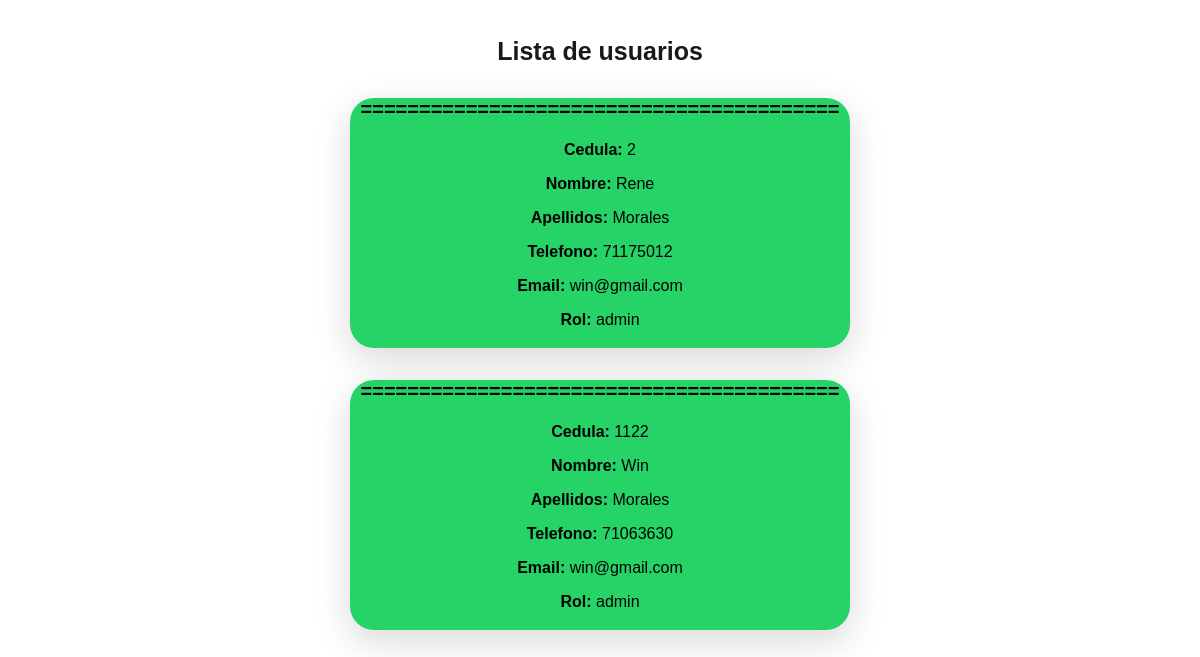
The page /listar-usuario.php on the database as committed earlier.
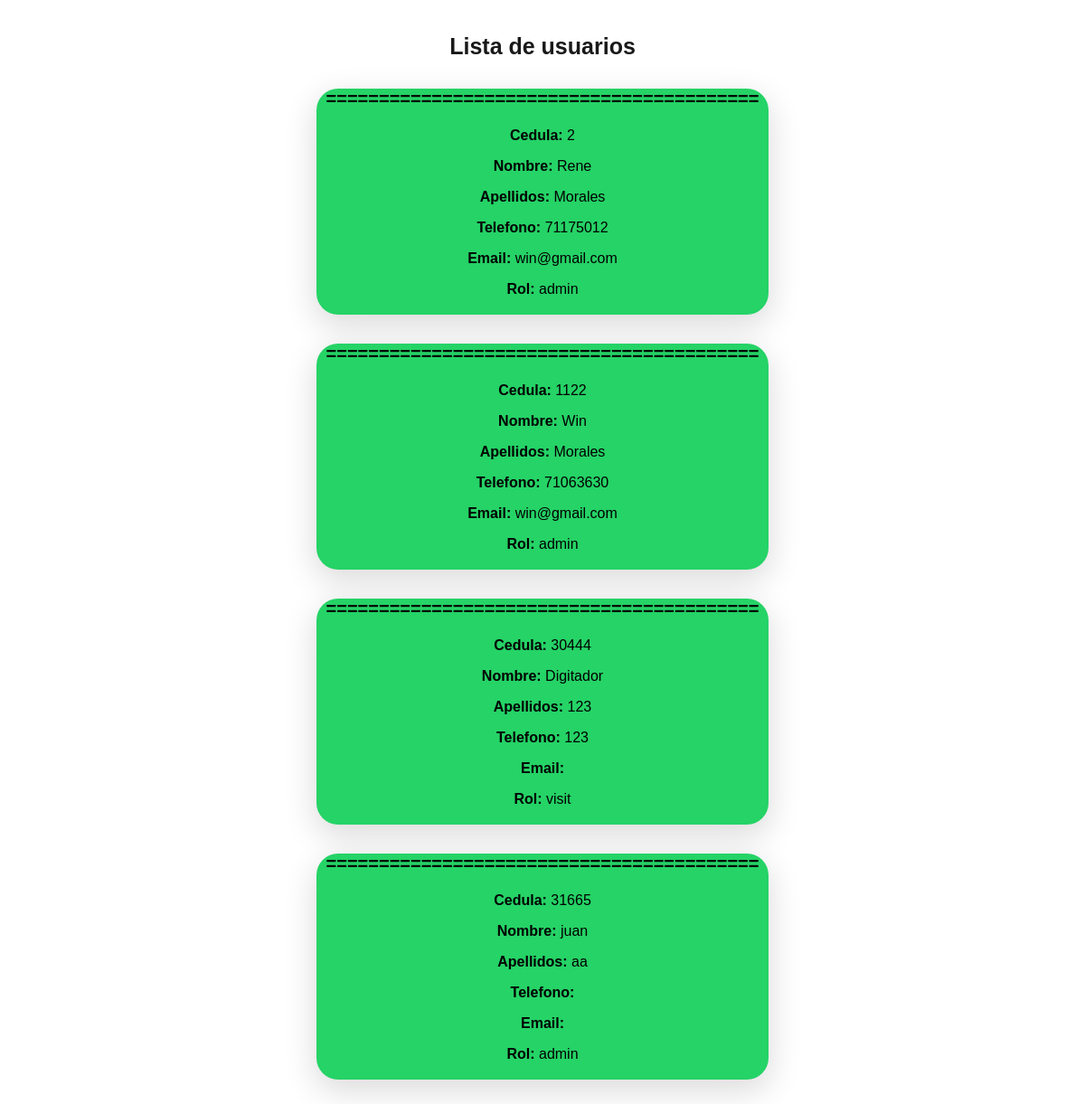
The same page on the database as committed later.
### tables this page shows
CREATE TABLE `usuarios` (
  `IdUsuario` int(5) NOT NULL,
  `Cedula` varchar(25) NOT NULL,
  `Nombre` varchar(25) NOT NULL,
  `Apellido` varchar(25) NOT NULL,
  `Telefono` varchar(10) NOT NULL,
  `Email` varchar(30) NOT NULL,
  `Usuario` varchar(25) NOT NULL,
  `Contrasena` varchar(32) NOT NULL,
  `Rol` varchar(10) NOT NULL
);

### Clases/ClaseUsuario.php (called while the page is built, shortened)
<?php
class ClaseUsuario {
    function ListarUsuarios() {
        require './conexion/bdferre.php';
        $retorno = array();
        $sql = "SELECT * FROM usuarios";
        $resultado = $mysql->query($sql);
        if ($resultado->num_rows > 0) {
            $retorno["valido"] = true;
            $usuarios = array();
            while ($usuario = $resultado->fetch_assoc()) {
                array_push($usuarios, $usuario);
            }
            $retorno["usuarios"] = $usuarios;
        } else {
            $retorno["valido"] = false;
        }
        return $retorno;
    }
}

### listar-usuario.php (the view, shortened to what this page needs)
<?php
require './Clases/ClaseUsuario.php';
$Usuario = new ClaseUsuario();
?>
<!DOCTYPE html>
<html>
    <head>
        <link href="css/listar.css" rel="stylesheet" type="text/css"/>
    </head>
    <body>
        <h1 class="titulo" align="center">Lista de usuarios</h1>
        <?php
        $resultado = $Usuario->ListarUsuarios();
        if ($resultado["valido"]) {
            foreach ($resultado["usuarios"] as $usuario) {
                echo "<div class=main>";
                echo "<p class=plistaborde align=center>=========================================</p>";
                echo "<p class=plista align=center><strong>Cedula: </strong>" . $usuario["Cedula"] . "</p>";
                echo "<p class=plista align=center><strong>Nombre: </strong>" . $usuario["Nombre"] . "</p>";
                echo "<p class=plista align=center><strong>Apellidos: </strong>" . $usuario["Apellido"] . "</p>";
                echo "<p class=plista align=center><strong>Telefono: </strong>" . $usuario["Telefono"] . "</p>";
                echo "<p class=plista align=center><strong>Email: </strong>" . $usuario["Email"] . "</p>";
                echo "<p class=plista align=center><strong>Rol: </strong>" . $usuario["Rol"] . "</p>";
                echo "</div>";
            }
        } else {
            echo "<p>No se encontraron usuarios.</p>";
        }
        ?>
    </body>
</html>

### css/listar.css (style rules this page uses)
body { background-color: #FFFFFF; font-family: 'Ubuntu', sans-serif; }
.titulo { padding-top: 20px; color: #191919; font-family: 'Ubuntu', sans-serif; font-weight: bold; font-size: 25px; }
.plistaborde { font-weight: bold; font-size: 20px; }
.main { background-color: #25D366; width: 500px; height: 250px; margin: 2em auto; border-radius: 1.5em; box-shadow: 0px 11px 35px 2px rgba(0, 0, 0, 0.14); }

Rows that differ between the two databases and show on the page:
added usuarios: Cedula "30444", Nombre "Digitador", Apellido "123", Telefono "123", Rol "visit"
added usuarios: Cedula "31665", Nombre "juan", Apellido "aa", Rol "admin"
